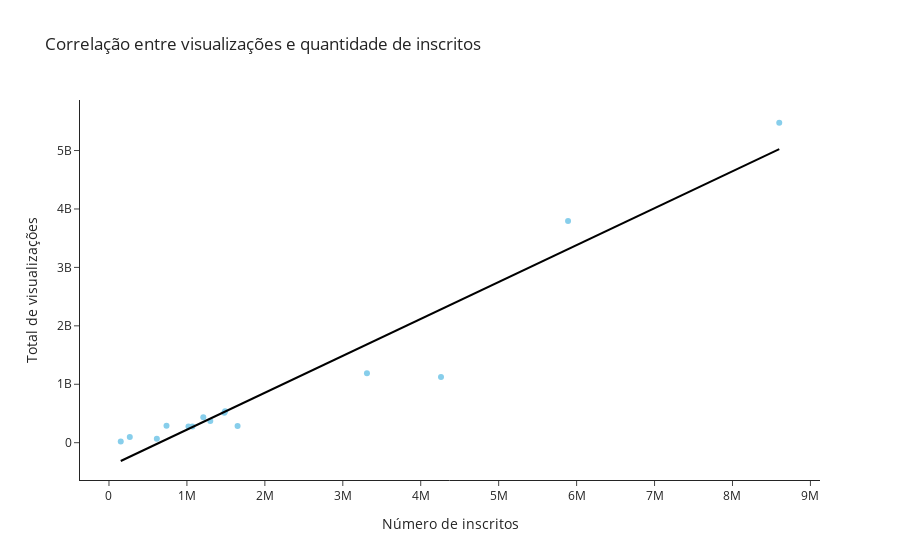

This figure's notebook cell:
### Code cell
DA.correlation_subscribers_views()

### Figure 1 — Plotly figure (JSON) as saved in the notebook; plotly's stock layout.template omitted (floating-point values rounded to 4 significant figures)
{"data": [{"hovertemplate": "Número de inscritos=%{x}<br>Total de visualizações=%{y}<extra></extra>", "legendgroup": "", "marker": {"color": "skyblue", "symbol": "circle"}, "mode": "markers", "name": "", "orientation": "v", "showlegend": false, "type": "scatter", "x": [5890000, 4260000, 1490000, 1210000, 1020000, 1300000, 3310000, 1070000, 151000, 1480000, 614000, 267000, 738000, 1650000, 8600000], "xaxis": "x", "y": [3793051627, 1125022306, 540255742, 435489043, 275983497, 371229405, 1189193552, 275145434, 19768414, 513505801, 68650188, 99040595, 288167165, 284147383, 5475489751], "yaxis": "y"}, {"hovertemplate": "<b>OLS trendline</b><br>visualizacoes_canal = 631.879 * inscritos + -4.08631e+08<br>R<sup>2</sup>=0.927791<br><br>Número de inscritos=%{x}<br>Total de visualizações=%{y} <b>(trend)</b><extra></extra>", "legendgroup": "", "line": {"color": "black"}, "marker": {"color": "skyblue", "symbol": "circle"}, "mode": "lines", "name": "", "showlegend": false, "type": "scatter", "x": [151000, 267000, 614000, 738000, 1020000, 1070000, 1210000, 1300000, 1480000, 1490000, 1650000, 3310000, 4260000, 5890000, 8600000], "xaxis": "x", "y": [-313200000.0, -239900000.0, -20660000.0, 57700000.0, 235900000.0, 267500000.0, 355900000.0, 412800000.0, 526600000.0, 532900000.0, 634000000.0, 1683000000.0, 2283000000.0, 3313000000.0, 5026000000.0], "yaxis": "y"}], "layout": {"legend": {"tracegroupgap": 0}, "title": {"text": "Correlação entre visualizações e quantidade de inscritos"}, "xaxis": {"anchor": "y", "domain": [0, 1], "title": {"text": "Número de inscritos"}}, "yaxis": {"anchor": "x", "domain": [0, 1], "title": {"text": "Total de visualizações"}}}}
